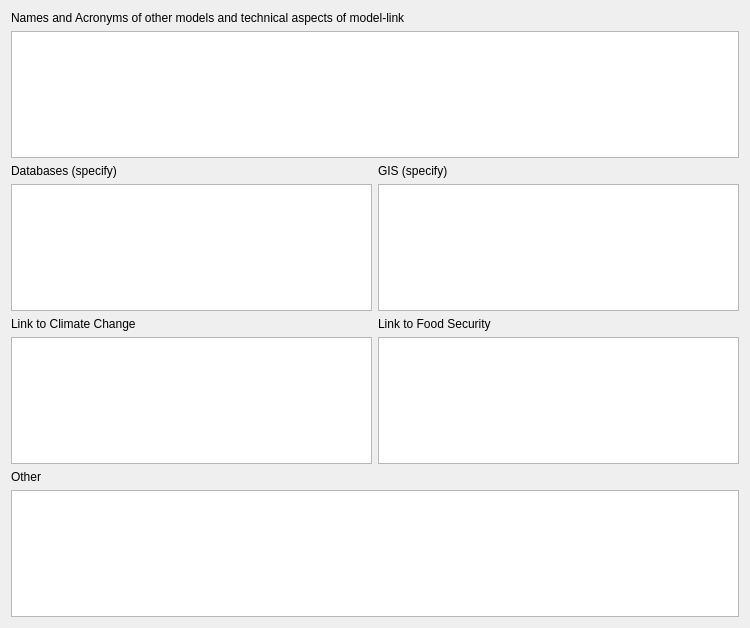
          <widget class="QWidget" name="pageIntegration">
           <property name="geometry">
            <rect>
             <x>0</x>
             <y>0</y>
             <width>750</width>
             <height>628</height>
            </rect>
           </property>
           <attribute name="label">
            <string>Integration: models, tools, data</string>
           </attribute>
           <layout class="QGridLayout" name="gridLayout_14">
            <item row="0" column="0" colspan="2">
             <layout class="QVBoxLayout" name="verticalLayout_27">
              <item>
               <widget class="QLabel" name="label_27">
                <property name="text">
                 <string>Names and Acronyms of other models and technical aspects of model-link</string>
                </property>
               </widget>
              </item>
              <item>
               <widget class="QTextEdit" name="textEdit_22"/>
              </item>
             </layout>
            </item>
            <item row="1" column="0">
             <layout class="QVBoxLayout" name="verticalLayout_31">
              <item>
               <widget class="QLabel" name="label_31">
                <property name="text">
                 <string>Databases (specify)</string>
                </property>
               </widget>
              </item>
              <item>
               <widget class="QTextEdit" name="textEdit_26"/>
              </item>
             </layout>
            </item>
            <item row="1" column="1">
             <layout class="QVBoxLayout" name="verticalLayout_30">
              <item>
               <widget class="QLabel" name="label_30">
                <property name="text">
                 <string>GIS (specify)</string>
                </property>
               </widget>
              </item>
              <item>
               <widget class="QTextEdit" name="textEdit_25"/>
              </item>
             </layout>
            </item>
            <item row="2" column="0">
             <layout class="QVBoxLayout" name="verticalLayout_25">
              <item>
               <widget class="QLabel" name="label_25">
                <property name="text">
                 <string>Link to Climate Change</string>
                </property>
               </widget>
              </item>
              <item>
               <widget class="QTextEdit" name="textEdit_20"/>
              </item>
             </layout>
            </item>
            <item row="2" column="1">
             <layout class="QVBoxLayout" name="verticalLayout_32">
              <item>
               <widget class="QLabel" name="label_32">
                <property name="text">
                 <string>Link to Food Security</string>
                </property>
               </widget>
              </item>
              <item>
               <widget class="QTextEdit" name="textEdit_27"/>
              </item>
             </layout>
            </item>
            <item row="3" column="0" colspan="2">
             <layout class="QVBoxLayout" name="verticalLayout_29">
              <item>
               <widget class="QLabel" name="label_29">
                <property name="text">
                 <string>Other</string>
                </property>
               </widget>
              </item>
              <item>
               <widget class="QTextEdit" name="textEdit_24"/>
              </item>
             </layout>
            </item>
           </layout>
          </widget>
